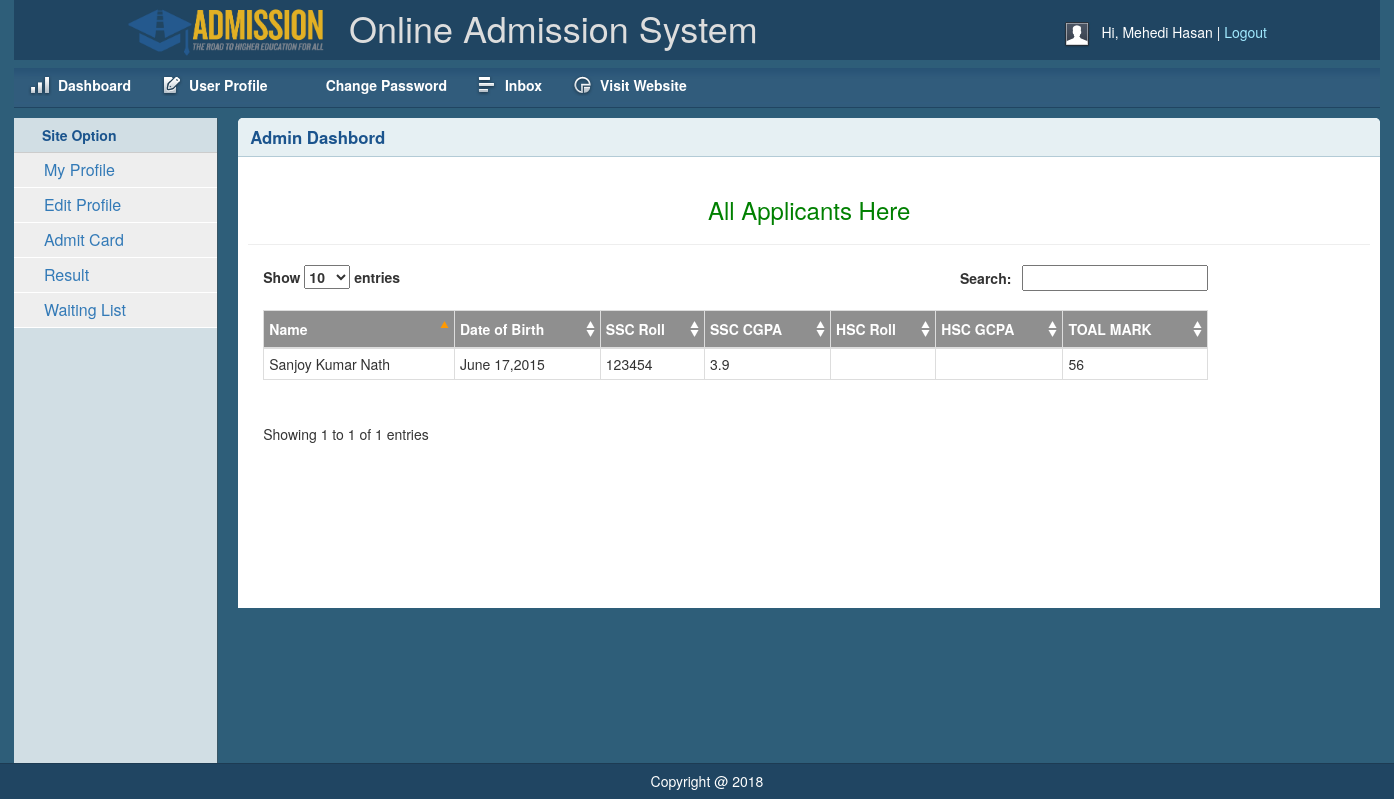
Before: /dashboard/result.php (signed in) with the older database file.
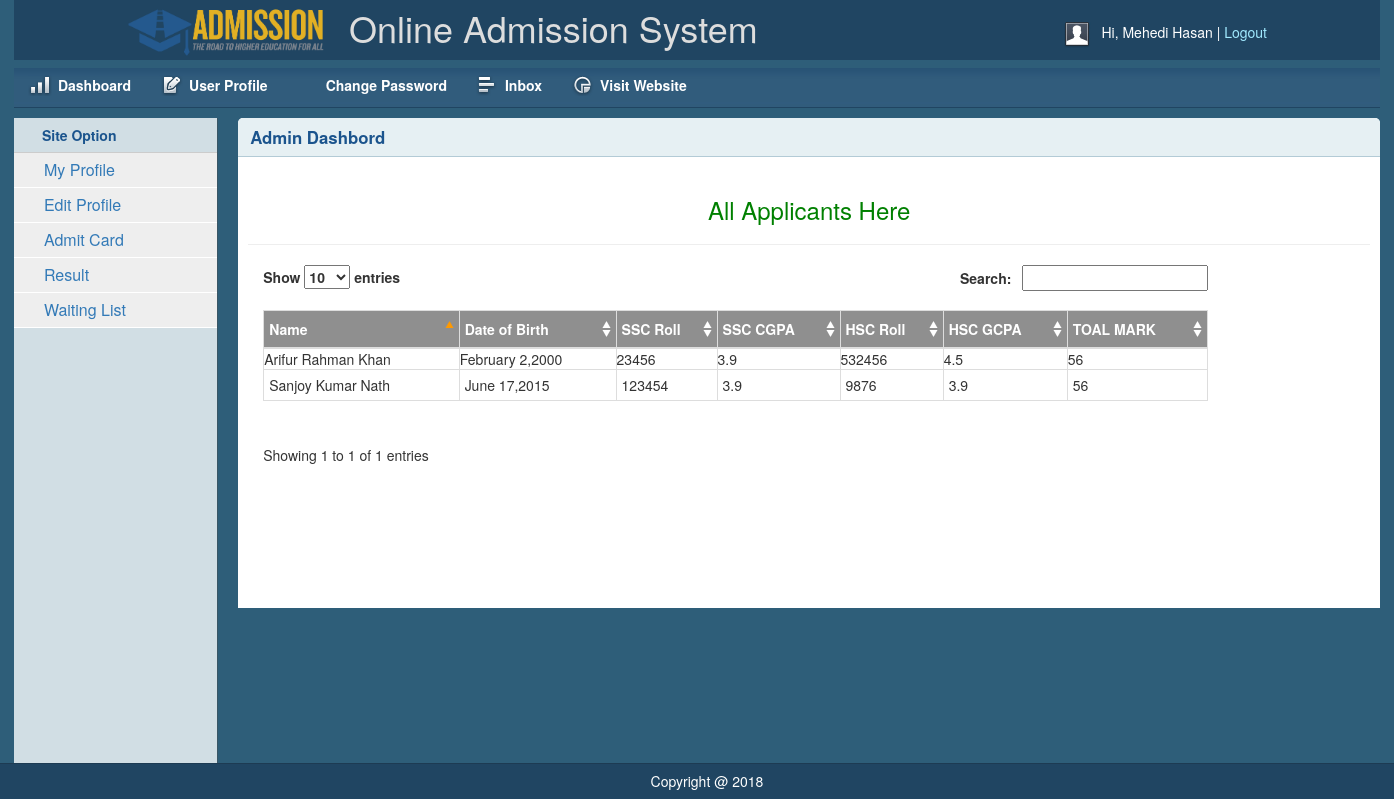
After: the same page with the newer database file.
### tables this page shows
CREATE TABLE `user` (
  `user_id` int(11) NOT NULL,
  `username` varchar(100) NOT NULL,
  `email` varchar(200) NOT NULL,
  `password` varchar(200) NOT NULL,
  `role` varchar(50) NOT NULL
);

CREATE TABLE `application1` (
  `reg_id` int(11) NOT NULL,
  `user_id` int(11) NOT NULL,
  `name` varchar(150) NOT NULL,
  `father_name` varchar(150) NOT NULL,
  `mother_name` varchar(100) NOT NULL,
  `mobile_number` varchar(20) NOT NULL,
  `date_of_birth` datetime NOT NULL,
  `app_date` timestamp NOT NULL DEFAULT CURRENT_TIMESTAMP,
  `gender` varchar(55) NOT NULL,
  `nationality` varchar(55) NOT NULL,
  `maritalstatus` varchar(55) NOT NULL,
  `first_choice` varchar(50) NOT NULL,
  `second_choice` varchar(50) NOT NULL,
  `third_choice` varchar(50) NOT NULL
);

CREATE TABLE `ssc` (
  `ssc_id` int(11) NOT NULL,
  `user_id` int(11) NOT NULL,
  `ssc_degree_name` varchar(200) NOT NULL,
  `ssc_roll` int(11) NOT NULL,
  `ssc_cgpa` varchar(20) NOT NULL,
  `ssc_subject` varchar(150) NOT NULL,
  `ssc_passing_year` year(4) NOT NULL,
  `ssc_board` varchar(200) NOT NULL,
  `ssc_institute` varchar(255) NOT NULL
);

CREATE TABLE `hsc` (
  `hsc_id` int(11) NOT NULL,
  `user_id` int(11) NOT NULL,
  `hsc_degree_name` varchar(200) NOT NULL,
  `hsc_roll` int(11) NOT NULL,
  `hsc_subject` varchar(200) NOT NULL,
  `hsc_passing_year` year(4) NOT NULL,
  `hsc_cgpa` float NOT NULL,
  `hsc_board` varchar(255) NOT NULL,
  `hsc_institute` text NOT NULL
);

### lib/Database.php (called while the page is built, shortened)
<?php
Class Database{
	public $host   = DB_HOST;
	public $user   = DB_USER;
	public $pass   = DB_PASS;
	public $dbname = DB_NAME;
	public $link;
	private function connectDB(){
	$this->link = new mysqli($this->host, $this->user, $this->pass, $this->dbname);
 }
	public function select($query){
		$result = $this->link->query($query) or die($this->link->error.__LINE__);
		if($result->num_rows > 0){
			return $result;
		} else {
			return false;
		}
	}
}

### lib/Session.php (called while the page is built, shortened)
<?php
class Session
{
	public static function get($key){
		if (isset($_SESSION[$key])) {
			return $_SESSION[$key];
		}else {
			return false;
		}
	}
}
?>

### lib/format.php (called while the page is built, shortened)
<?php
class Format
{
	public function formatdate($date){
		return date('F j,Y',strtotime($date));
	}
}
?>

### dashboard/result.php (the view, shortened to what the changed rows need)
<?php include "inc/header.php" ;?>
        <div class="grid_10">
            <div class="box round first grid">
                <h2>Admin Dashbord</h2>
                <div class="block">
                   <div class="container">
                       <div class="row">
                        <div class="col-md-10">
                        <table id="example" class="table-bordered" cellspacing="0" width="100%">
                    <thead>
                        <tr>
                            <th>Name</th>
                            <th>Date of Birth</th>
                            <th>SSC Roll</th>
                            <th>SSC CGPA </th>
                            <th>HSC Roll</th>
                            <th>HSC GCPA</th>
                            <th>TOAL MARK</th>
                        </tr>
                    </thead>
                    <?php
                        $query="SELECT application1.name,application1.mark, application1.date_of_birth,ssc.ssc_roll,ssc.ssc_cgpa,hsc.hsc_roll,hsc.hsc_cgpa FROM application1, ssc, hsc WHERE application1.user_id= ssc.user_id AND application1.user_id=hsc.user_id limit 29";
                        $result= $db->select($query);
                       while ($row=$result->fetch_assoc()) {
                       			$mark=$row['mark'];
                                $ssc_cgpa=$row['ssc_cgpa'];
                                if($ssc_cgpa==5){
                                	$sscmark=40*.80;
                                }elseif($ssc_cgpa>=4 ||	$ssc_cgpa<=5){
                                	$sscmark=40*.70;
                                }
                                elseif($ssc_cgpa>=3.5||	$ssc_cgpa<=4){
                                	$sscmark=40*.60;
                                }
                                elseif($ssc_cgpa>=3|| $ssc_cgpa<=3.5){
                                	$sscmark=40*.50;
                                }
                                elseif($ssc_cgpa>=3||$ssc_cgpa<=3.5){
                                	$sscmark=40*.40;
                                }
                                else  {
                                	$sscmark=0;
                                }
                                $totalmark=$sscmark+$sscmark+$mark;
                        ?>
                        <tbody>
                        <tr>
                            <td style="text-transform:capitalize;"><?php echo $row['name'];?></td>
                            <td><?php echo $fm->formatdate($row['date_of_birth']);?></td>
                            <td><?php echo $row['ssc_roll'];?></td>
                            <td><?php echo $row['ssc_cgpa'];?></td>
                            <td><?php echo $row['hsc_roll']; ?></td>
                            <td><?php echo $row['hsc_cgpa']; ?></td>
                            <td><?php echo $totalmark; ?></td>
                        </tr>
                        </tbody>
                        <?php } ?>
                    </table>
                    </div>
                       </div>
                   </div>
                </div>
            </div>
        </div>
    </div>
   <?php include "inc/footer.php";?>

### dashboard/inc/header.php (shortened to what the changed rows need)
<?php
include "../lib/Session.php";
include "../lib/Database.php";
include "../lib/format.php";
$db = new Database();
$fm = new Format();
?>
<!DOCTYPE html>
<html>
<head>
    <link rel="stylesheet" type="text/css" href="css/reset.css" media="screen" />
    <link rel="stylesheet" type="text/css" href="css/text.css" media="screen" />
    <link rel="stylesheet" type="text/css" href="css/grid.css" media="screen" />
    <link rel="stylesheet" type="text/css" href="css/layout.css" media="screen" />
    <link rel="stylesheet" type="text/css" href="css/nav.css" media="screen" />
    <link href="css/table/demo_page.css" rel="stylesheet" type="text/css" />
    <link rel="stylesheet" type="text/css" href="css/bootstrap.min.css" />
    <link rel="stylesheet" type="text/css" href="css/jquery.dataTables.min.css">
    <link rel="stylesheet" type="text/css" href="css/font-awesome.min.css">
</head>
<body>
    <div class="container_12">
        <div class="grid_12 header-repeat">
            <div id="branding">
                <div class="container">
				<div class="floatleft middle">
					<h1>Online Admission System</h1>
				</div>
                </div>
            </div>
        </div>
           <div class="grid_2">
            <div class="box sidemenu">
                <div class="block" id="section-menu">
                    <ul class="section menu">
                        <li><a class="menuitem">Site Option</a>
                            <?php $userID=Session::get('userId');
                           ?>
                           <?php
                            $query = "select * from user where user_id='$userID' AND role='student'";
                            $result= $db->select($query);
                            if (is_array($result) || is_object($result)) {
                            foreach ($result as $data) {
                               $is_student=$data['role'];
                            if($is_student=='student'){?>
                                 <ul class="submenu">
                                <li><a href="showprofile.php">My Profile</a></li>
                                <li><a href="editprofile.php">Edit Profile</a></li>
                                <li><a href="admitcard.php">Admit Card</a></li>
                                <li><a href="studentresult.php">Result</a></li>
                                <li><a href="waiting.php">Waiting List</a></li>
                            </ul>
                            <?php } } } ?>
                        </li>
                    </ul>
                </div>
            </div>
        </div>

Changed rows visible on the page:
changed application1 "Sanjoy Kumar Nath": hsc.hsc_roll (not shown) → "9876"; hsc.hsc_cgpa (not shown) → "3.9"
added application1: name "Arifur Rahman Khan", date_of_birth "February 2,2000", ssc.ssc_roll "23456", ssc.ssc_cgpa "3.9", hsc.hsc_roll "532456", hsc.hsc_cgpa "4.5", totalmark "56"
